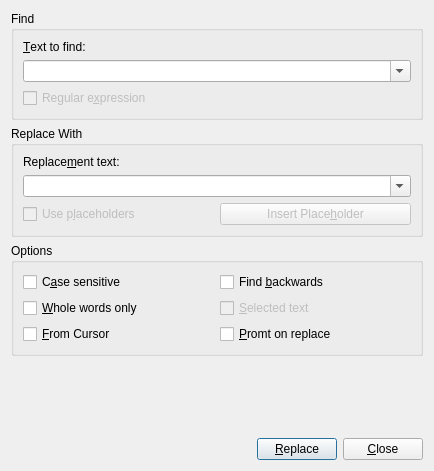
<ui version="4.0" >
 <class>PoDoFoReplaceDlg</class>
 <widget class="QDialog" name="PoDoFoReplaceDlg" >
  <property name="geometry" >
   <rect>
    <x>0</x>
    <y>0</y>
    <width>434</width>
    <height>471</height>
   </rect>
  </property>
  <property name="windowTitle" >
   <string>Dialog</string>
  </property>
  <layout class="QVBoxLayout" name="verticalLayout_3" >
   <item>
    <widget class="QGroupBox" name="groupBoxFind" >
     <property name="title" >
      <string>Find</string>
     </property>
     <layout class="QVBoxLayout" name="verticalLayout" >
      <item>
       <widget class="QLabel" name="label" >
        <property name="text" >
         <string>&amp;Text to find:</string>
        </property>
        <property name="buddy" >
         <cstring>comboBoxText</cstring>
        </property>
       </widget>
      </item>
      <item>
       <widget class="QComboBox" name="comboBoxText" >
        <property name="editable" >
         <bool>true</bool>
        </property>
       </widget>
      </item>
      <item>
       <widget class="QCheckBox" name="checkRegularExpression" >
        <property name="enabled" >
         <bool>false</bool>
        </property>
        <property name="text" >
         <string>Regular e&amp;xpression</string>
        </property>
       </widget>
      </item>
     </layout>
    </widget>
   </item>
   <item>
    <widget class="QGroupBox" name="groupBoxReplace" >
     <property name="title" >
      <string>Replace With</string>
     </property>
     <layout class="QVBoxLayout" name="verticalLayout_2" >
      <item>
       <widget class="QLabel" name="label_2" >
        <property name="text" >
         <string>Replace&amp;ment text:</string>
        </property>
        <property name="buddy" >
         <cstring>label_2</cstring>
        </property>
       </widget>
      </item>
      <item>
       <widget class="QComboBox" name="comboBoxReplace" >
        <property name="editable" >
         <bool>true</bool>
        </property>
       </widget>
      </item>
      <item>
       <layout class="QHBoxLayout" name="horizontalLayout" >
        <item>
         <widget class="QCheckBox" name="checkPlaceholders" >
          <property name="enabled" >
           <bool>false</bool>
          </property>
          <property name="text" >
           <string>Use p&amp;laceholders</string>
          </property>
         </widget>
        </item>
        <item>
         <widget class="QPushButton" name="buttonInsert" >
          <property name="enabled" >
           <bool>false</bool>
          </property>
          <property name="text" >
           <string>Insert Place&amp;holder</string>
          </property>
         </widget>
        </item>
       </layout>
      </item>
     </layout>
    </widget>
   </item>
   <item>
    <widget class="QGroupBox" name="groupBoxOptions" >
     <property name="title" >
      <string>Options</string>
     </property>
     <layout class="QGridLayout" name="gridLayout" >
      <item row="0" column="0" >
       <widget class="QCheckBox" name="checkBoxCaseSensitive" >
        <property name="text" >
         <string>C&amp;ase sensitive</string>
        </property>
       </widget>
      </item>
      <item row="0" column="1" >
       <widget class="QCheckBox" name="checkBoxFindBackwards" >
        <property name="text" >
         <string>Find &amp;backwards</string>
        </property>
       </widget>
      </item>
      <item row="1" column="0" >
       <widget class="QCheckBox" name="checkBoxWholeWords" >
        <property name="text" >
         <string>&amp;Whole words only</string>
        </property>
       </widget>
      </item>
      <item row="1" column="1" >
       <widget class="QCheckBox" name="checkBoxSelectedText" >
        <property name="enabled" >
         <bool>false</bool>
        </property>
        <property name="text" >
         <string>&amp;Selected text</string>
        </property>
       </widget>
      </item>
      <item row="2" column="0" >
       <widget class="QCheckBox" name="checkBoxFromCursor" >
        <property name="text" >
         <string>&amp;From Cursor</string>
        </property>
       </widget>
      </item>
      <item row="2" column="1" >
       <widget class="QCheckBox" name="checkBoxPromptOnReplace" >
        <property name="text" >
         <string>&amp;Promt on replace</string>
        </property>
       </widget>
      </item>
     </layout>
    </widget>
   </item>
   <item>
    <spacer name="spacer" >
     <property name="orientation" >
      <enum>Qt::Vertical</enum>
     </property>
     <property name="sizeHint" stdset="0" >
      <size>
       <width>20</width>
       <height>19</height>
      </size>
     </property>
    </spacer>
   </item>
   <item>
    <layout class="QHBoxLayout" name="_3" >
     <property name="spacing" >
      <number>6</number>
     </property>
     <property name="margin" >
      <number>0</number>
     </property>
     <item>
      <spacer>
       <property name="orientation" >
        <enum>Qt::Horizontal</enum>
       </property>
       <property name="sizeType" >
        <enum>QSizePolicy::Expanding</enum>
       </property>
       <property name="sizeHint" stdset="0" >
        <size>
         <width>40</width>
         <height>20</height>
        </size>
       </property>
      </spacer>
     </item>
     <item>
      <widget class="QPushButton" name="buttonReplace" >
       <property name="text" >
        <string>&amp;Replace</string>
       </property>
       <property name="default" >
        <bool>true</bool>
       </property>
      </widget>
     </item>
     <item>
      <widget class="QPushButton" name="buttonClose" >
       <property name="text" >
        <string>&amp;Close</string>
       </property>
      </widget>
     </item>
    </layout>
   </item>
  </layout>
 </widget>
 <tabstops>
  <tabstop>comboBoxText</tabstop>
  <tabstop>checkRegularExpression</tabstop>
  <tabstop>comboBoxReplace</tabstop>
  <tabstop>checkPlaceholders</tabstop>
  <tabstop>buttonInsert</tabstop>
  <tabstop>checkBoxCaseSensitive</tabstop>
  <tabstop>checkBoxFindBackwards</tabstop>
  <tabstop>checkBoxWholeWords</tabstop>
  <tabstop>checkBoxSelectedText</tabstop>
  <tabstop>checkBoxFromCursor</tabstop>
  <tabstop>checkBoxPromptOnReplace</tabstop>
  <tabstop>buttonReplace</tabstop>
  <tabstop>buttonClose</tabstop>
 </tabstops>
 <resources/>
 <connections>
  <connection>
   <sender>buttonClose</sender>
   <signal>clicked()</signal>
   <receiver>PoDoFoReplaceDlg</receiver>
   <slot>reject()</slot>
   <hints>
    <hint type="sourcelabel" >
     <x>385</x>
     <y>445</y>
    </hint>
    <hint type="destinationlabel" >
     <x>216</x>
     <y>235</y>
    </hint>
   </hints>
  </connection>
  <connection>
   <sender>buttonReplace</sender>
   <signal>clicked()</signal>
   <receiver>PoDoFoReplaceDlg</receiver>
   <slot>accept()</slot>
   <hints>
    <hint type="sourcelabel" >
     <x>302</x>
     <y>445</y>
    </hint>
    <hint type="destinationlabel" >
     <x>216</x>
     <y>235</y>
    </hint>
   </hints>
  </connection>
 </connections>
</ui>
